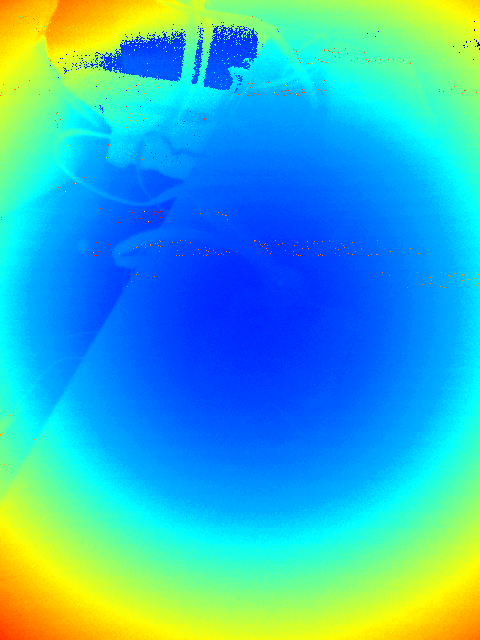
#> input picture windows_control/temp/3225.png, 480 x 640 px; its folder holds only this picture in this run
$ python temp.py
#> lines starting #> are read from the running program, lines starting #| are printed output that depends on the picture
# coding = utf8
import os

import numpy as np

os.path.abspath(".")
"""
    @Project:PycharmProjects
    @File:temp.py
    @Author:十二点前要睡觉
    @Date:2021/12/29 17:18
"""
import cv2
import os.path
import glob
from PIL import Image


def convertPNG2RGB(pngfile, outdir):
    # Depth to RGB
    # 读取16位深度图（像素范围0～65535），并将其转化为8位（像素范围0～255）
#> called with pngfile = './temp/3225.png', outdir = './temp/'
    uint16_img = cv2.imread(pngfile, -1)  # 在cv2.imread参数中加入-1，表示不改变读取图像的类型直接读取，否则默认的读取类型为8位。
#> uint16_img is the input picture: shape (640, 480, 3); mean B, G, R 199.4, 178.6, 55.9
    uint16_img -= uint16_img.min()
    uint16_img = uint16_img / (uint16_img.max() - uint16_img.min())
    uint16_img *= 255
    # 使得越近的地方深度值越大，越远的地方深度值越小，以达到伪彩色图近蓝远红的目的。
    uint16_img = 255 - uint16_img
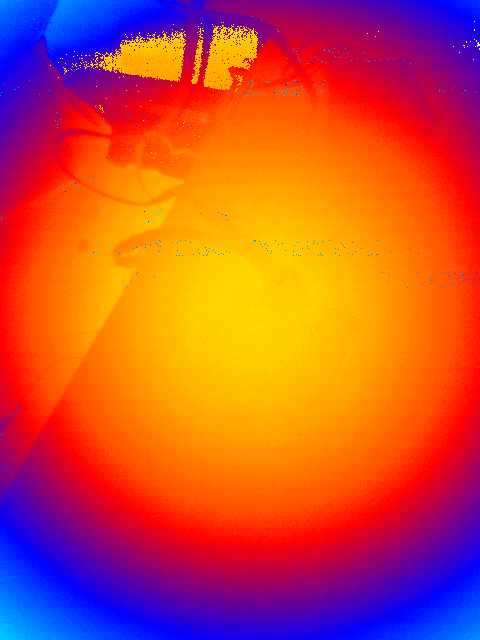
#> uint16_img: shape (640, 480, 3) float64; mean B, G, R 55.6, 76.4, 199.1

    # cv2 中的色度图有十几种，其中最常用的是 cv2.COLORMAP_JET，蓝色表示较高的深度值，红色表示较低的深度值。
    # cv.convertScaleAbs() 函数中的 alpha 的大小与深度图中的有效距离有关，如果像我一样默认深度图中的所有深度值都在有效距离内，并已经手动将16位深度转化为了8位深度，则 alpha 可以设为1。
    im_color = cv2.applyColorMap(cv2.convertScaleAbs(uint16_img, alpha=1), cv2.COLORMAP_JET)
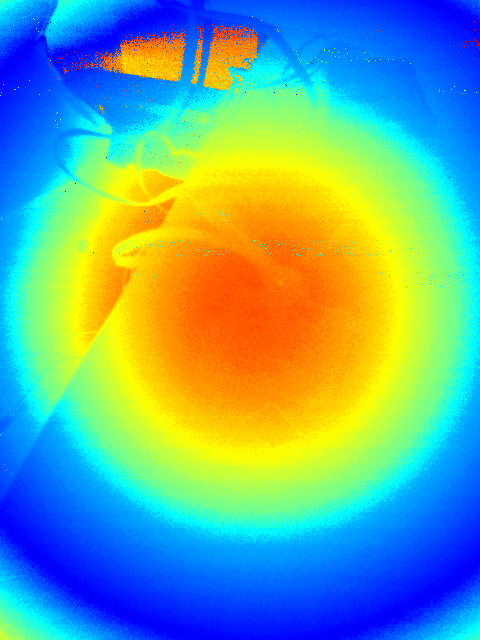
#> im_color: shape (640, 480, 3); mean B, G, R 149.7, 167.8, 105.5
    # convert to mat png
    im = Image.fromarray(im_color)
    im.save(os.path.join(outdir, os.path.basename(pngfile)))


def convertPNG2Gray(pngfile, outdir):
    # Depth to 灰度
    uint8_img = cv2.imread(pngfile)
    uint16_img = cv2.imread(pngfile, -1)
    uint16_img -= uint16_img.min()
    uint16_img = uint16_img / (uint16_img.max() - uint16_img.min())
    uint16_img *= 255
    new_uint16_img = uint16_img.astype(np.uint8)

    im = Image.fromarray(new_uint16_img)
    im.save(os.path.join(outdir, os.path.basename(pngfile)))


if __name__ == '__main__':
    for pngfile in glob.glob("./temp/*.png"):  # C:/Users/BAMBOO/Desktop/source pics/rgbd_6/depth/*.png
        convertPNG2RGB(pngfile, "./temp/")  # C:/Users/BAMBOO/Desktop/source pics/rgbd_6/color
